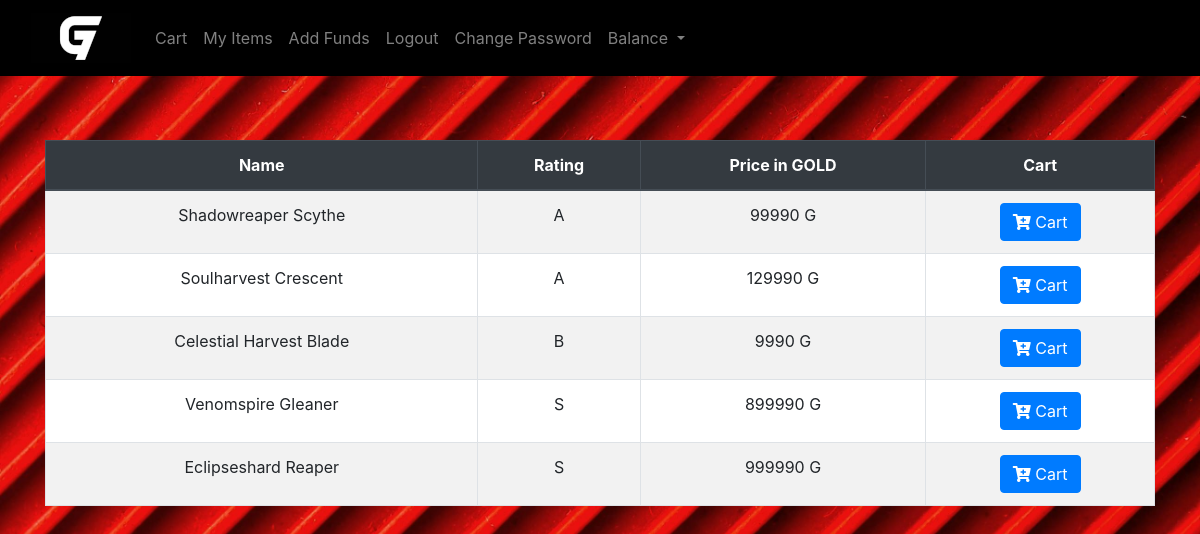
/scythe (signed in), run on the app's committed database.
### tables this page shows
CREATE TABLE object(Object_ID int PRIMARY KEY,
Object_Name varchar(100),
Object_type varchar(20),
listing varchar(2),
rating varchar(1),
price int,
image_src varchar(1000));

### main.py (the view)
@app.get("/scythe")
@login_required
async def scythe(request : Request):
    user = request.session.get("user")
    items = listed_object_data_generator("Scythe")
    return templates.TemplateResponse("scythe.html",{"request":request,"items":items,"user":user})

### templates/scythe.html
{% extends "sword.html" %}

### templates/sword.html (shortened to what this page needs)
{% extends "layout.html" %}
{% block main %}
<div class="container mt-3">
    <table class="table table-hover table-striped table-bordered" style="background-color: white;">
        <thead class="thead-dark">
            <tr>
                <th>Name</th>
                <th>Rating</th>
                <th>Price in GOLD</th>
                <th>Cart</th>
            </tr>
        </thead>
        <tbody>
            {% for i in items %}
            <tr>
                <td style="background-color: white;">{{ i[1] }}</td>
                <td style="background-color: white;">{{ i[4] }}</td>
                <td style="background-color: white;">{{ i[5] }} G</td>
                <td style="background-color: white;">
                    <a href="{{ url_for('object_cart', ID=i[0], Type=i[2]) }}" class="btn btn-primary">
                        <i class="fas fa-cart-plus"></i> Cart
                    </a>
                </td>
            </tr>
            {% endfor %}
        </tbody>
    </table>
</div>
{% endblock %}

### templates/layout.html (style rules this page uses)
body { background-image: url("/static/background.jpg"); background-size: cover; background-position: center; background-repeat: repeat; height: 100vh; }

### data on the page
object: Object_Name "Shadowreaper Scythe", rating "A", price "99990"
object: Object_Name "Soulharvest Crescent", rating "A", price "129990"
object: Object_Name "Celestial Harvest Blade", rating "B", price "9990"
object: Object_Name "Venomspire Gleaner", rating "S", price "899990"
object: Object_Name "Eclipseshard Reaper", rating "S", price "999990"
